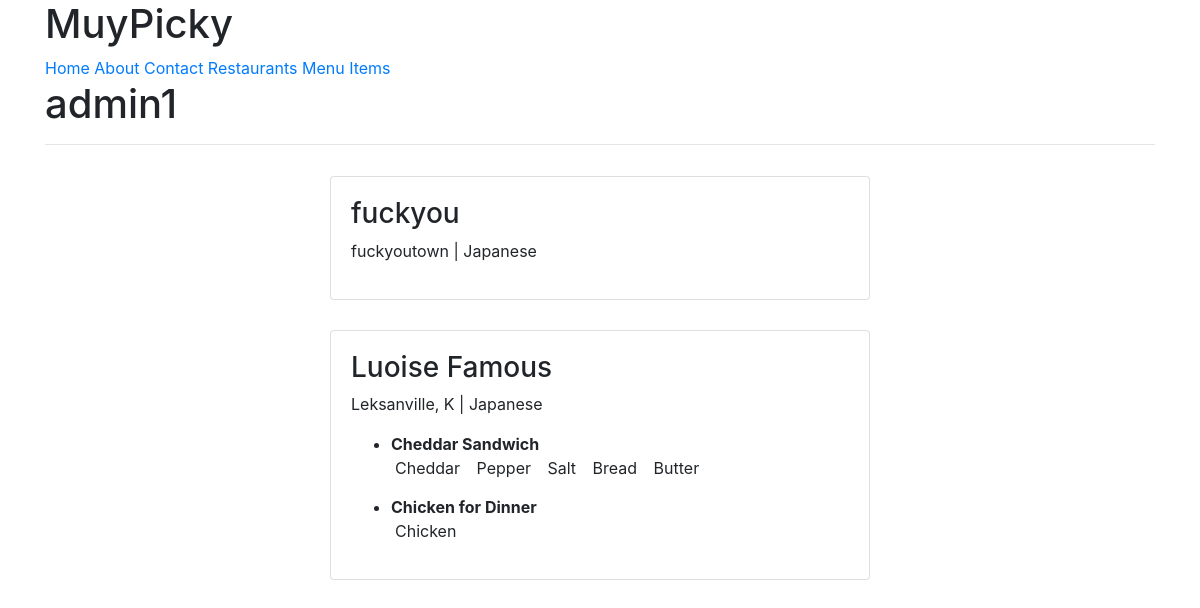
The page /u/admin1/ (signed in) on the database its author committed.
### restaurants/models.py (models this page shows, shortened)
class RestaurantLocation(models.Model):
	owner = models.ForeignKey(User)
	name = models.CharField(max_length=120)
	location = models.CharField(max_length=120, null=True, blank=True)
	category = models.CharField(max_length=120, null=True, blank=True, validators=[validate_category])
	timestamp = models.DateTimeField(auto_now_add=True)
	updated = models.DateTimeField(auto_now=True)
	slug = models.SlugField(null=True, blank=True)
	@property
	def title(self):
		return self.name

### menus/models.py (models this page shows, shortened)
class Item(models.Model):
	user = models.ForeignKey(settings.AUTH_USER_MODEL)
	restaurant = models.ForeignKey(RestaurantLocation)
	name = models.CharField(max_length=120)
	contents = models.TextField(help_text='seperate each item by coma')
	excludes = models.TextField(help_text='seperate each item by coma', blank=True, null=True)
	public = models.BooleanField(default=True)
	timestamp = models.DateTimeField(auto_now_add=True)
	updated = models.DateTimeField(auto_now=True)
	class Meta:
		ordering = ['-updated', '-timestamp']
	def get_contents(self):
		return self.contents.split(",")

### profiles/views.py (the view)
# urls.py: url(r'^(?P<username>[\w-]+)/$', ProfileDetailView.as_view(), name='detail'),
class ProfileDetailView(DetailView):
	queryset =  User.objects.filter(is_active=True)
	template_name = 'profiles/user.html'
	def get_object(self):
		username = self.kwargs.get("username")
		if username is None:
			raise Http404
		return get_object_or_404(User, username__iexact=username, is_active=True)

### profiles/templates/profiles/user.html
{% extends "base.html" %}
{% block content %}
<h1>{{ user.username }}</h1>
<hr/>
{% for rest in user.restaurantlocation_set.all %}
	<div class="row" style="padding: 15px">
		<div class="col-sm-12">
			<div class="card mx-auto  w-50">
				<div class='card-body'>
					<h3>{{ rest.title }}</h3>
					<p>{{ rest.location }} | {{ rest.category }}</p>
						<ul>
							{% for item in rest.item_set.all %}
								<li style='margin-bottom: 15px;'><b>{{ item.name }}</b>
									<br/>
									{% for ing in item.get_contents %}
										<span style='padding: 2px 4px; margin-right:4px; '>{{ ing }}</span>
									{% endfor %}
								</li>
							{% endfor %}
						</ul>
				</div>
			</div>
		</div>
	</div>
{% endfor %}
{% endblock content %}

### rows shown on the page
RestaurantLocation: title "fuckyou", location "fuckyoutown", category "Japanese"
RestaurantLocation: title "Luoise Famous", location "Leksanville, K", category "Japanese"
Item: name "Cheddar Sandwich", get_contents "Cheddar" "Pepper" "Salt" "Bread" "Butter"
Item: name "Chicken for Dinner", get_contents "Chicken"

### other values the page prints
{{ user.username }} "admin1"
